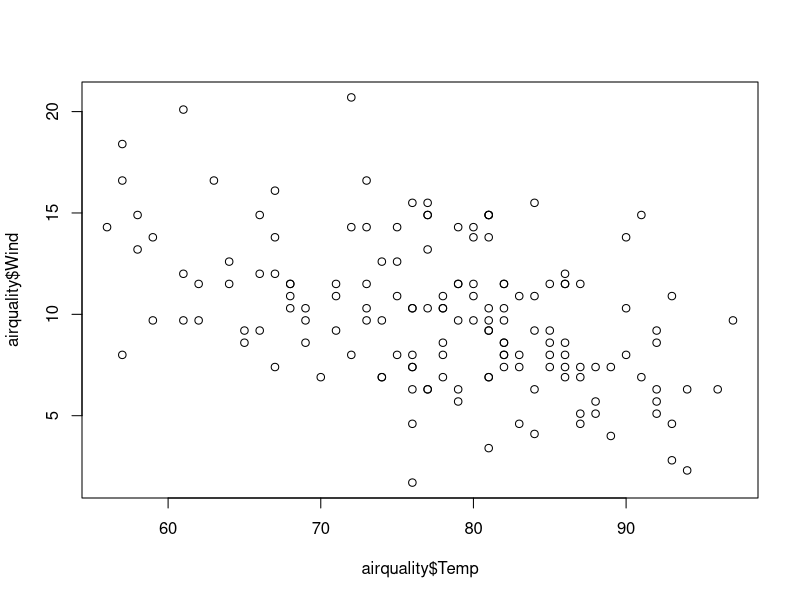
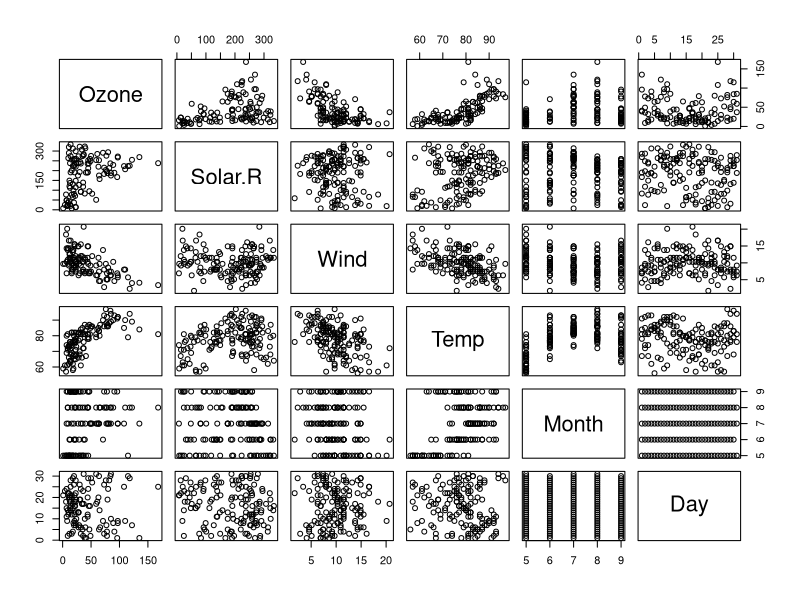
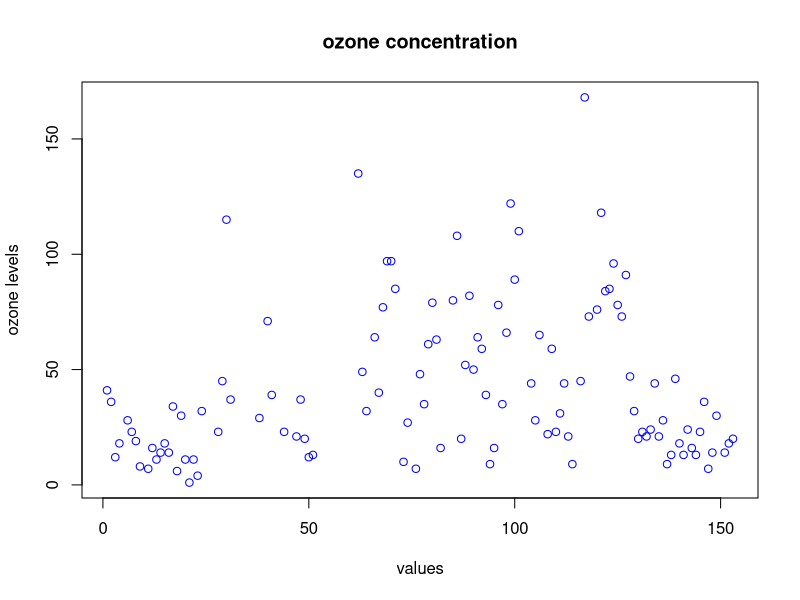
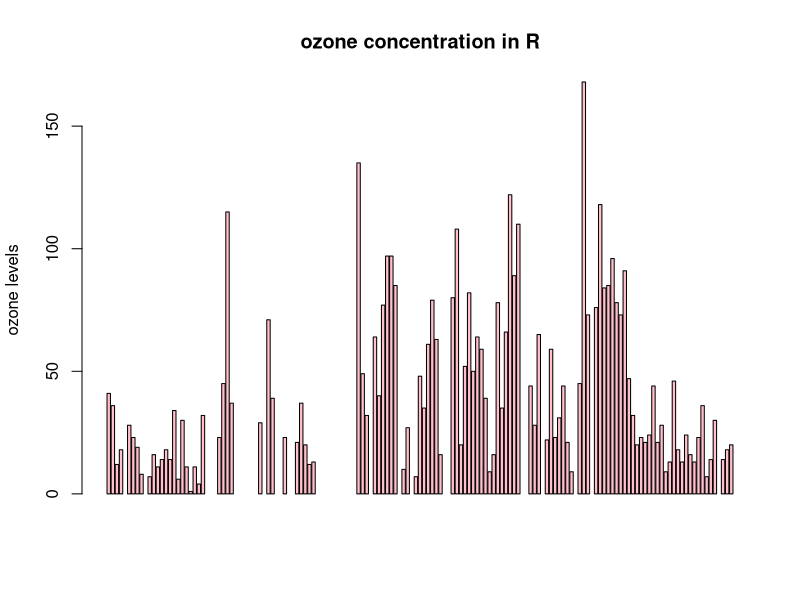
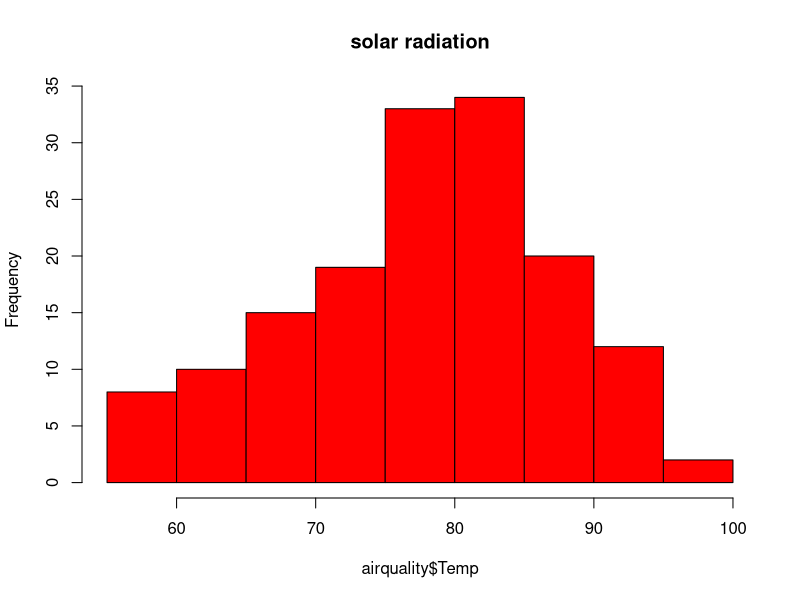
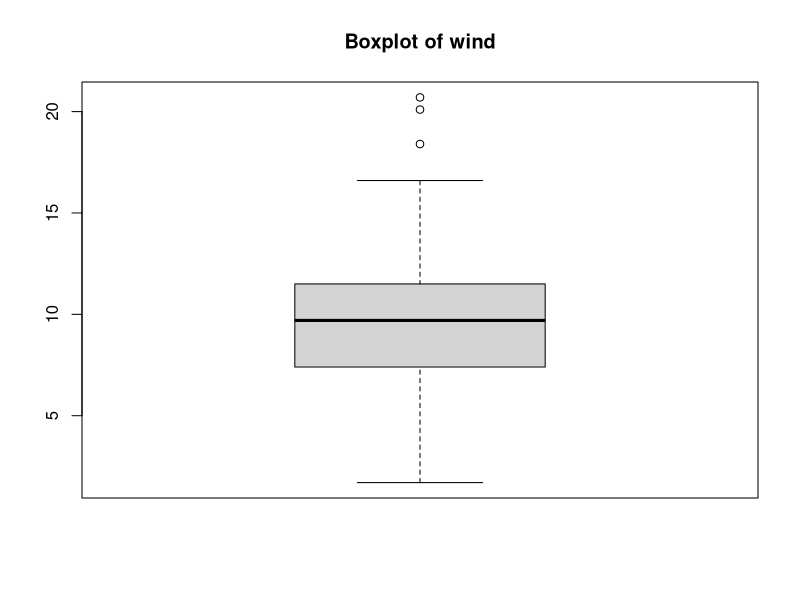
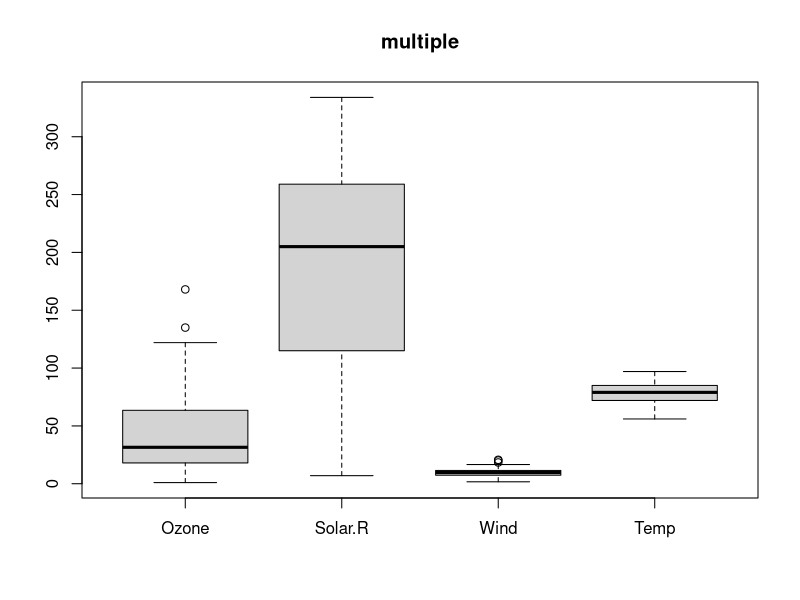
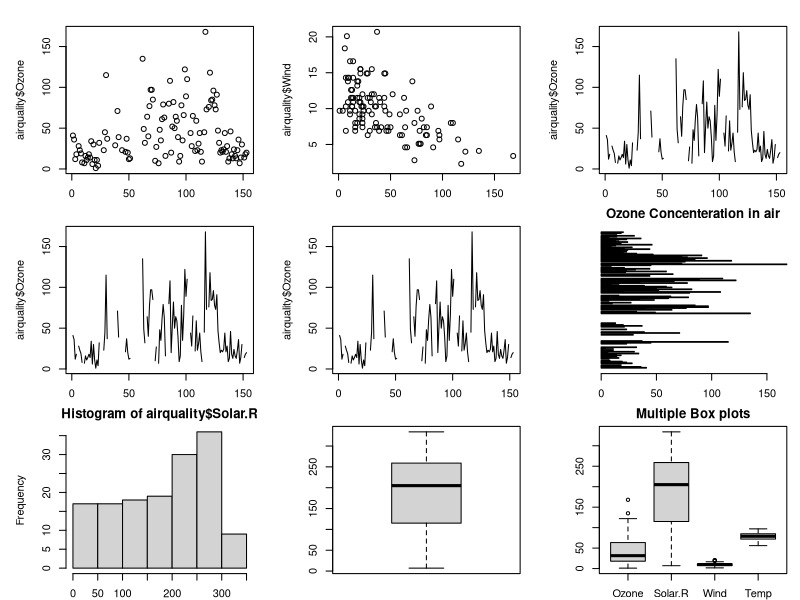

Here is the R script that generated these plots, in order:
a_q<-datasets::airquality

#top and bottom 15 rows
head(airquality,15)
tail(airquality,15)

#all rows and first 3 columns
airquality[,c(1:3)]

#6th index column is excluded 
df<-airquality[,-6]

#summary gives min, 1st quartile , median, mean , 3rd quartile ,max , na's
summary(airquality$Solar.R)
summary(airquality)

#plotting two columns and entire dataset
plot(airquality$Temp,airquality$Wind,type='p')
plot(airquality)

#to give headings and labels to plots
plot(airquality$Ozone,main = 'ozone concentration', xlab = 'values',
     ylab = 'ozone levels', col = 'blue')

#barplot
#horiz true means horizontal bars , horiz false means vertical bars 
#axes true means values will be displayed on axis else not
barplot(airquality$Ozone,main = 'ozone concentration in R', 
        ylab = 'ozone levels',col = 'pink',horiz = F , axes = T)

#histogram
hist(airquality$Temp,main = 'solar radiation', col = 'red')

#single box plot
boxplot(airquality$Wind,main='Boxplot of wind')
#to find outliers
boxplot.stats(airquality$Wind)$out

#multiple boxplots
boxplot(airquality[,1:4],main='multiple')

#margin of the grid(mar),
#no of rows and columns(mfrow),
#whether a border is to be included(bty)
#and position of the
#labels(las: 1 for horizontal, las: 0 for vertical)
#bty box around the plot
par(mfrow=c(3,3), mar=c(2,5,2,1), las=0, bty="o")

plot(airquality$Ozone)
plot(airquality$Ozone, airquality$Wind)
plot(airquality$Ozone, type= "l")
plot(airquality$Ozone, type= "l")
plot(airquality$Ozone, type= "l")
barplot(airquality$Ozone, main = 'Ozone Concenteration in air',
        xlab = 'ozone levels', col='green', horiz = T)
hist(airquality$Solar.R)
boxplot(airquality$Solar.R)
boxplot(airquality[, 0:4], main='Multiple Box plots')




